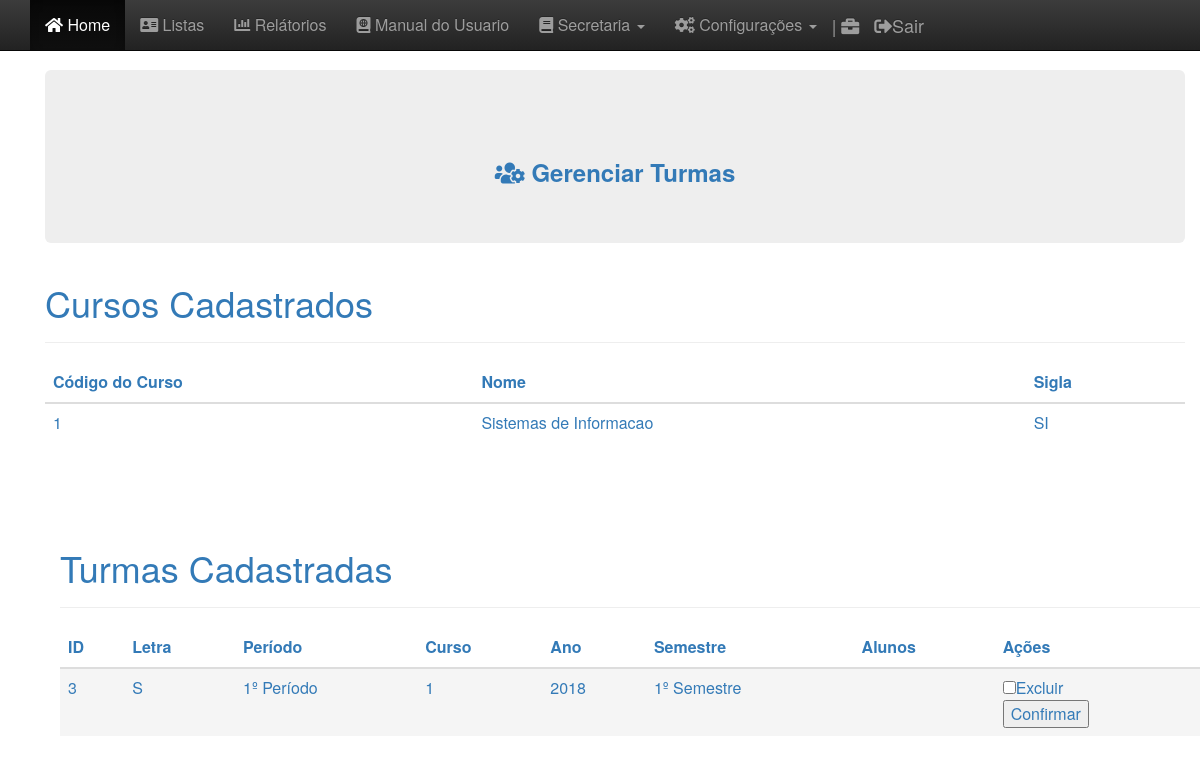
The app's page /sga/gerenciar_turmas.php, older data.
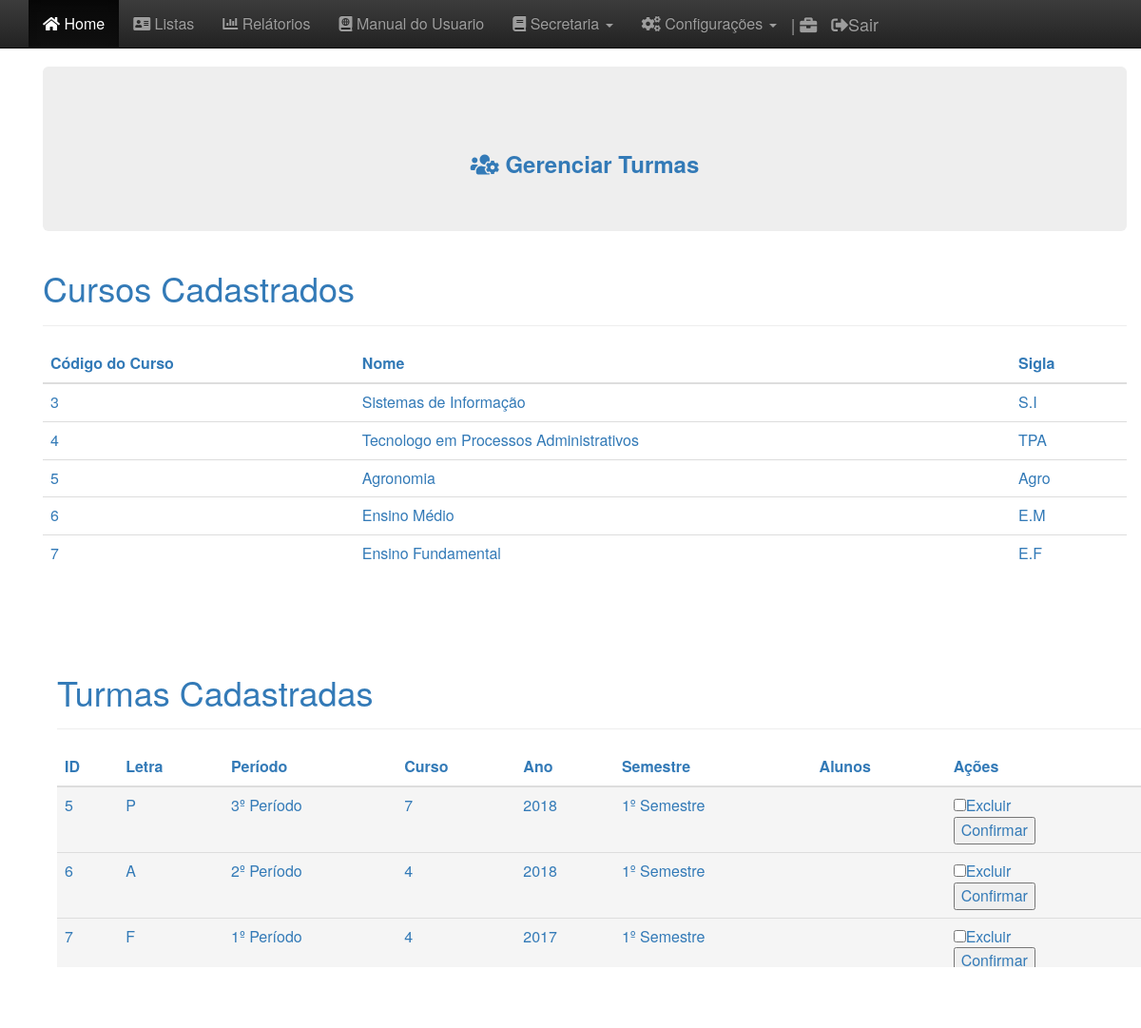
The same page, newer data.
### tables this page shows
CREATE TABLE `curso` (
  `cod_curso` int(11) NOT NULL,
  `nome` varchar(100) NOT NULL,
  `sigla` varchar(4) NOT NULL
);

CREATE TABLE `turma` (
  `cod_turma` int(11) NOT NULL,
  `letra` varchar(1) NOT NULL,
  `periodo` int(11) NOT NULL,
  `cod_curso` int(11) NOT NULL,
  `ano` int(11) NOT NULL,
  `semestre` int(11) NOT NULL,
  `nome_curso` varchar(56) DEFAULT NULL
);

### sga/tabela_turmas.php (the view, shortened to what this page needs)
<div class="container theme-showcase" role="main">
    <div class="page-header">
        <h1>Turmas Cadastradas </h1>
    </div>
    <div class="row">
        <div class="col-md-12">
            <table class="table table-dark">
                <thead class="thead-dark">
                    <tr>
                        <th>ID</th>
                        <th>Letra</th>
                        <th>Período</th>
                        <th>Curso</th>
                        <th>Ano</th>
                        <th>Semestre</th>
                        <th>Alunos</th>
                        <th>Ações</th>
                    </tr>
                </thead>
                <tbody>
                    <?php
          include"../conexao.php";
        $sql = 'SELECT * FROM turma ORDER BY cod_turma';
        $resultado = mysqli_query($con, $sql) ;
          ?>
                <tbody>
                    <?php foreach($resultado as $dado) : ?>
                    <tr class="active">
                        <td>
                            <?=$dado['cod_turma']?>
                        </td>
                        <td>
                            <?=$dado['letra']?>
                        </td>
                        <td>
                            <?=$dado['periodo'].'º Período'?>
                        </td>
                        <td>
                            <?=$dado['cod_curso']?>
                        </td>
                        <td>
                            <?=$dado['ano']?>
                        </td>
                        <td>
                            <?=$dado['semestre']. 'º Semestre'?>
                        </td>
                        <td>
                        </td>
                        <td>
                        <form method="POST" action="excluir_turma.php">
                                <input type="checkbox" name="cod_turma" value="<?=$dado['cod_turma']?>">Excluir<br>
                                <input type="submit" value="Confirmar">
                            </form>
                        </td>
                    </tr>
                    <?php endforeach; ?>
        </div>
    </div>
</div>

### sga/tabela_cursos.php (shortened to what this page needs)
<div class="page-header">
          <h1>Cursos Cadastrados</h1>
        </div>
<?php
    include "conexao.php";
    $sql_curso = 'SELECT * FROM curso ORDER BY cod_curso';
    $resultado_curso = mysqli_query($con, $sql_curso) ;
?>
<table class="table">
  <thead>
    <tr>
      <th scope="col">Código do Curso</th>
      <th scope="col">Nome</th>
      <th scope="col">Sigla</th>
    </tr>
  </thead>
  <tbody>
    <?php foreach($resultado_curso as $dado_curso) : ?>
    <tr>
        <td><?=$dado_curso['cod_curso']?></td>
        <td><?=$dado_curso['nome']?></td>
        <td><?=$dado_curso['sigla']?></td>
    </tr>
    <?php endforeach; ?>
  </tbody>
</table>

Row changes from the older to the newer data that the page shows:
removed curso: cod_curso "1", nome "Sistemas de Informacao", sigla "SI"
removed turma: cod_turma "3", letra "S", periodo "1", cod_curso "1", ano "2018", semestre "1"
added curso: cod_curso "3", nome "Sistemas de Informação", sigla "S.I"
added curso: cod_curso "4", nome "Tecnologo em Processos Administrativos", sigla "TPA"
added curso: cod_curso "5", nome "Agronomia", sigla "Agro"
added curso: cod_curso "6", nome "Ensino Médio", sigla "E.M"
added curso: cod_curso "7", nome "Ensino Fundamental", sigla "E.F"
added turma: cod_turma "5", letra "P", periodo "3", cod_curso "7", ano "2018", semestre "1"
added turma: cod_turma "6", letra "A", periodo "2", cod_curso "4", ano "2018", semestre "1"
added turma: cod_turma "7", letra "F", periodo "1", cod_curso "4", ano "2017", semestre "1"
